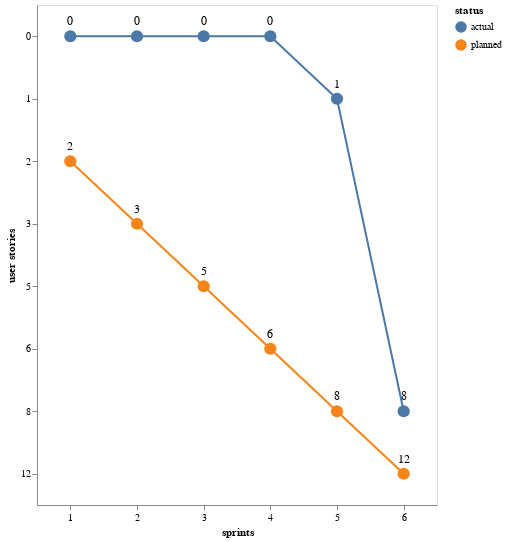

The cell this chart's notebook holds for it:
### Code cell
import pandas as pd

actual = [
    { "sprint": 1, "done": 0 },
    { "sprint": 2, "done": 0 },
    { "sprint": 3, "done": 0 },
    { "sprint": 4, "done": 0 },
    { "sprint": 5, "done": 1 },
    { "sprint": 6, "done": 8 },
]

planned = [
    { "sprint": 1, "done": 2 },
    { "sprint": 2, "done": 3 },
    { "sprint": 3, "done": 5 },
    { "sprint": 4, "done": 6 },
    { "sprint": 5, "done": 8 },
    { "sprint": 6, "done": 12 },
]

actual_df = pd.DataFrame(actual)
planned_df = pd.DataFrame(planned)

actual_df["status"] = "actual"
planned_df["status"] = "planned"

data = pd.concat([actual_df, planned_df])
get_burndown(data)

### Figure 1 — Vega-Lite specification as saved in the notebook (floating-point values rounded to 4 significant figures)
{"config": {"view": {"continuousWidth": 300, "continuousHeight": 300}}, "layer": [{"mark": {"type": "line", "point": {"filled": true, "size": 150}}, "encoding": {"color": {"field": "status", "type": "nominal"}, "tooltip": [{"field": "sprint", "type": "quantitative"}, {"field": "done", "type": "quantitative"}, {"field": "status", "type": "nominal"}], "x": {"axis": {"labelAngle": 0}, "field": "sprint", "title": "sprints", "type": "ordinal"}, "y": {"field": "done", "title": "user stories", "type": "nominal"}}, "name": "view_6"}, {"mark": {"type": "text", "align": "center", "dy": -15, "fontSize": 12}, "encoding": {"text": {"field": "done", "type": "nominal"}, "x": {"field": "sprint", "type": "nominal"}, "y": {"field": "done", "type": "nominal"}}}], "data": {"name": "data-8e4dbdcd8557142ba8ae96fea0fd0546"}, "height": 500, "params": [{"name": "param_6", "select": {"type": "interval", "encodings": ["x", "y"]}, "bind": "scales", "views": ["view_6"]}], "width": 400, "$schema": "https://vega.github.io/schema/vega-lite/v5.20.1.json", "datasets": {"data-8e4dbdcd8557142ba8ae96fea0fd0546": [{"sprint": 1, "done": 0, "status": "actual"}, {"sprint": 2, "done": 0, "status": "actual"}, {"sprint": 3, "done": 0, "status": "actual"}, {"sprint": 4, "done": 0, "status": "actual"}, {"sprint": 5, "done": 1, "status": "actual"}, {"sprint": 6, "done": 8, "status": "actual"}, {"sprint": 1, "done": 2, "status": "planned"}, {"sprint": 2, "done": 3, "status": "planned"}, {"sprint": 3, "done": 5, "status": "planned"}, {"sprint": 4, "done": 6, "status": "planned"}, {"sprint": 5, "done": 8, "status": "planned"}, {"sprint": 6, "done": 12, "status": "planned"}]}}
